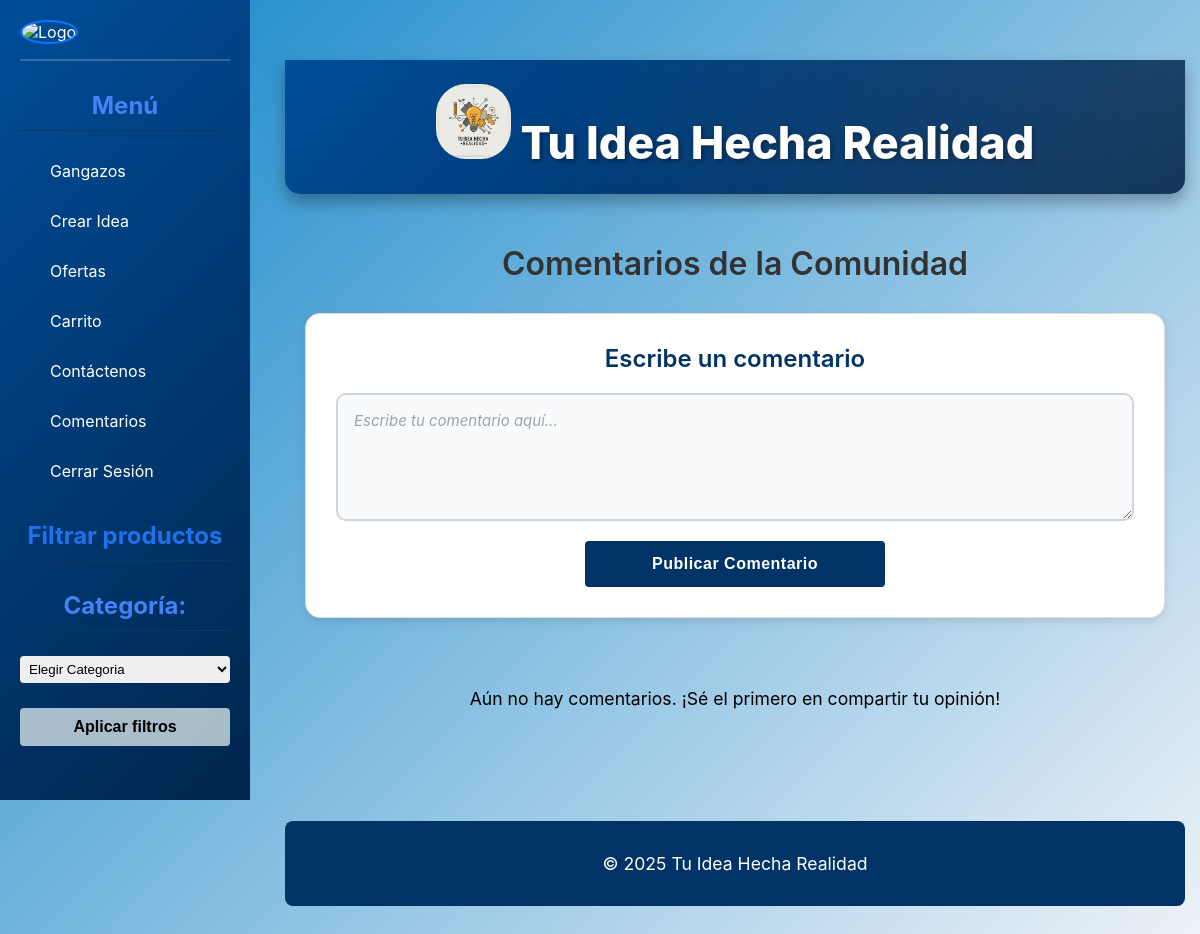
The app's page /comentarios/, older data.
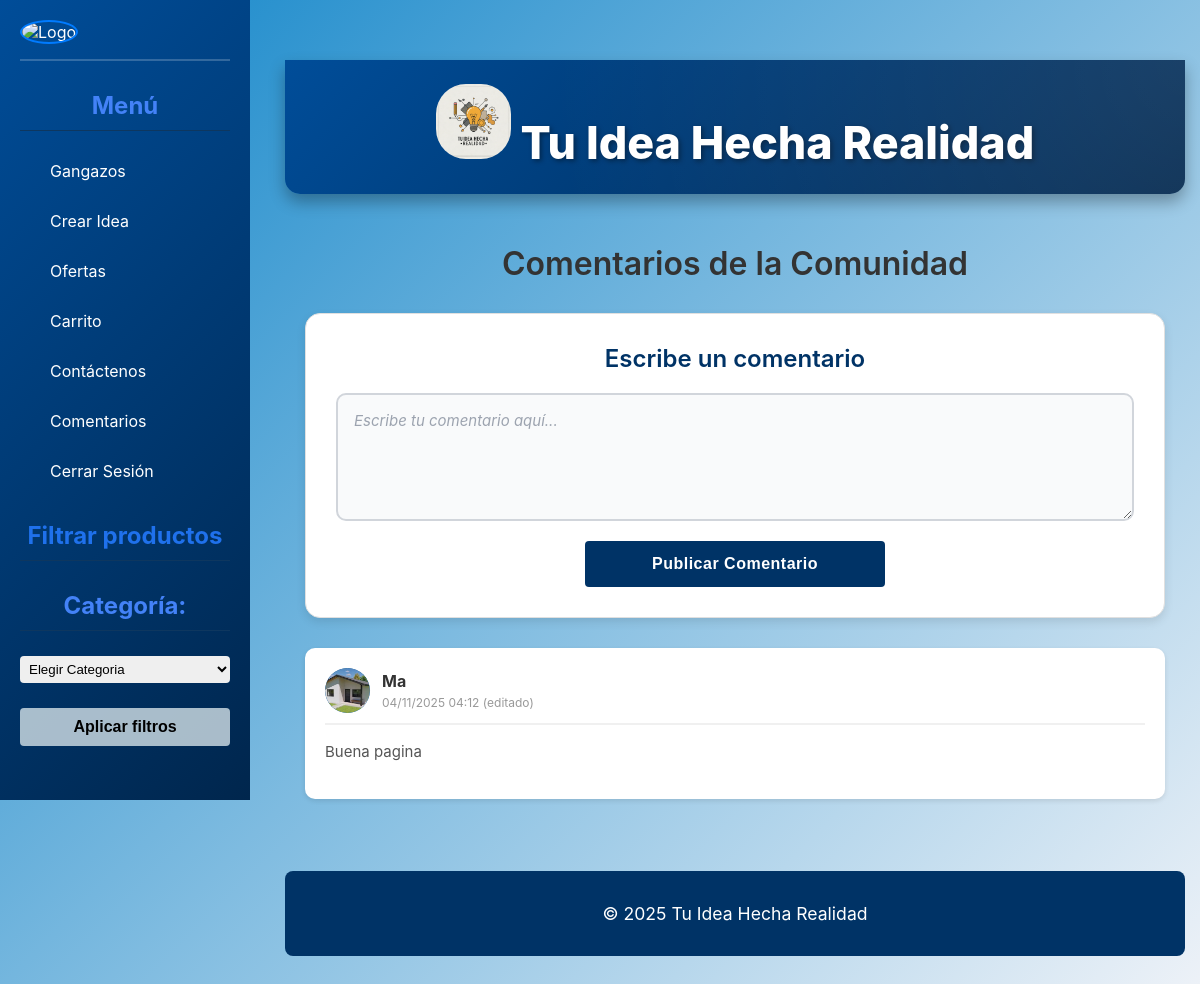
The same page, newer data.
### core/models.py (models this page shows, shortened)
class Comentario(models.Model):
    ESTADO_CHOICES = [
        ('pendiente', 'Pendiente'),
        ('aprobado', 'Aprobado'),
        ('rechazado', 'Rechazado'),
    ]
    usuario = models.ForeignKey(UserClientes, on_delete=models.CASCADE, related_name='comentarios')
    contenido = models.TextField(max_length=500)
    fecha_creacion = models.DateTimeField(auto_now_add=True)
    fecha_modificacion = models.DateTimeField(auto_now=True)
    estado = models.CharField(max_length=20, choices=ESTADO_CHOICES, default='pendiente')
    fecha_aprobacion = models.DateTimeField(null=True, blank=True)
    class Meta:
        ordering = ['-fecha_creacion']

class UserClientes(models.Model):
    usernameCliente = models.CharField(max_length=100, unique=True)
    passwordCliente = models.CharField(max_length=100)
    email = models.CharField(max_length=100)
    is_active = models.BooleanField(default=True)
    last_modified = models.DateTimeField(auto_now=True)
    status_changed_at = models.DateTimeField(null=True, blank=True)
    foto_perfil = models.ImageField(upload_to='uploads/perfiles/', blank=True, null=True)

### core/views.py (the view)
# urls.py: path('comentarios/', views.comentarios_view, name='comentarios'),
def comentarios_view(request):
    usernameCliente = request.session.get('usernameCliente')
    usuario = None
    if usernameCliente:
        try:
            usuario = UserClientes.objects.get(usernameCliente=usernameCliente)
        except UserClientes.DoesNotExist:
            pass
    comentarios = Comentario.objects.all().order_by('-fecha_creacion')
    context = {
        'comentarios': comentarios,
        'usuario': usuario,
    }
    return render(request, 'core/comentarios.html', context)

### core/templates/core/comentarios.html (shortened to what the changed rows need)
{% load static %}
<!DOCTYPE html>
<html lang="es">
<head>
  <link rel="stylesheet" href="{% static 'core/css/styles.css' %}">
</head>
<body>
<div class="sidebar">
  <h2 class="h2-side">Menú</h2>
  <div class="filtros">
    <h2 for="categoria" class="h2-side">Categoría:</h2>
  </div>
</div>
<div class="main-content-wrapper">
  <header>
    <h1 class="div" style="text-align: center;">
      <img src="{% static 'core/img/Gemini_Generated_Image_tzay6utzay6utzay.jfif' %}" alt="Logo" width="75" height="75">
      Tu Idea Hecha Realidad
    </h1>
  </header>
  <section>
    <div class="comentarios-container">
            <h1 style="margin-bottom: 30px; color: #333;">Comentarios de la Comunidad</h1>
            {% if comentarios %}
                {% for comentario in comentarios %}
                <div class="comentario-card">
                    <div class="comentario-header">
                        <div class="comentario-usuario">
                            <div class="usuario-avatar">
                                {% if comentario.usuario.foto_perfil %}
                                    <img src="{{ comentario.usuario.foto_perfil.url }}" alt="{{ comentario.usuario.usernameCliente }}" style="width: 100%; height: 100%; border-radius: 50%; object-fit: cover;">
                                {% else %}
                                    {{ comentario.usuario.usernameCliente|first|upper }}
                                {% endif %}
                            </div>
                            <div class="usuario-info">
                                <h4>{{ comentario.usuario.usernameCliente }}</h4>
                                <span class="comentario-fecha">
                                    {{ comentario.fecha_creacion|date:"d/m/Y H:i" }}
                                    {% if comentario.fecha_modificacion != comentario.fecha_creacion %}
                                        (editado)
                                    {% endif %}
                                </span>
                            </div>
                        </div>
                    </div>
                    <div class="comentario-contenido">
                        {{ comentario.contenido }}
                    </div>
                </div>
                {% endfor %}
            {% else %}
                <div class="no-comentarios">
                    <p>Aún no hay comentarios. ¡Sé el primero en compartir tu opinión!</p>
                </div>
            {% endif %}
        </div>
    </section>
</div>
</body>
</html>

Row changes from the older to the newer data that the page shows:
added Comentario: usuario.foto_perfil (picture), usuario.usernameCliente "Ma", fecha_creacion "04/11/2025 04:12", shows "(editado)", contenido "Buena pagina"
Text that changed along with them:
text no longer shown: "Aún no hay comentarios. ¡Sé el primero en compartir tu opinión!"
